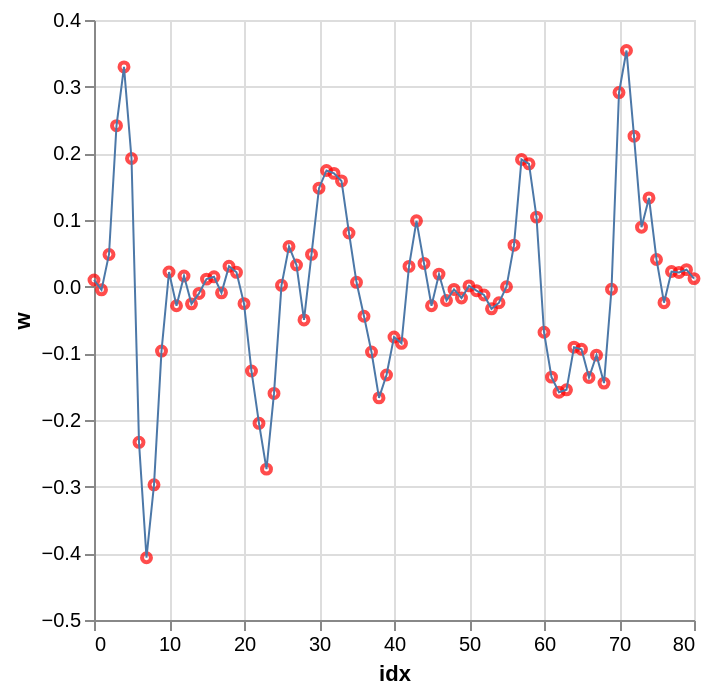

Here is the notebook cell this chart was saved with:
### Code cell
df_w = pd.DataFrame(
    {
        "idx": range(mcmc_samples["w"].shape[1]),
        "w": mcmc_samples["w"].mean(axis=0),
    }
)

points = alt.Chart(df_w).mark_point(size=20, color="red").encode(x="idx", y="w")
lines = alt.Chart(df_w).mark_line(size=1).encode(x="idx", y="w")

points + lines

### Figure 1 — Vega-Lite specification as saved in the notebook (floating-point values rounded to 4 significant figures)
{"config": {"view": {"continuousWidth": 300, "continuousHeight": 300}}, "layer": [{"mark": {"type": "point", "color": "red", "size": 20}, "encoding": {"x": {"field": "idx", "type": "quantitative"}, "y": {"field": "w", "type": "quantitative"}}}, {"mark": {"type": "line", "size": 1}, "encoding": {"x": {"field": "idx", "type": "quantitative"}, "y": {"field": "w", "type": "quantitative"}}}], "data": {"name": "data-e1670f2da7e49e8b5411b1b3d152c039"}, "$schema": "https://vega.github.io/schema/vega-lite/v6.1.0.json", "datasets": {"data-e1670f2da7e49e8b5411b1b3d152c039": [{"idx": 0, "w": 0.01002}, {"idx": 1, "w": -0.004755}, {"idx": 2, "w": 0.0483}, {"idx": 3, "w": 0.2415}, {"idx": 4, "w": 0.3296}, {"idx": 5, "w": 0.1923}, {"idx": 6, "w": -0.2335}, {"idx": 7, "w": -0.4066}, {"idx": 8, "w": -0.2972}, {"idx": 9, "w": -0.09664}, {"idx": 10, "w": 0.02199}, {"idx": 11, "w": -0.02861}, {"idx": 12, "w": 0.01603}, {"idx": 13, "w": -0.02581}, {"idx": 14, "w": -0.01012}, {"idx": 15, "w": 0.01133}, {"idx": 16, "w": 0.01478}, {"idx": 17, "w": -0.009273}, {"idx": 18, "w": 0.03059}, {"idx": 19, "w": 0.02152}, {"idx": 20, "w": -0.02548}, {"idx": 21, "w": -0.1265}, {"idx": 22, "w": -0.205}, {"idx": 23, "w": -0.2737}, {"idx": 24, "w": -0.1602}, {"idx": 25, "w": 0.001983}, {"idx": 26, "w": 0.06029}, {"idx": 27, "w": 0.03249}, {"idx": 28, "w": -0.04986}, {"idx": 29, "w": 0.04842}, {"idx": 30, "w": 0.1477}, {"idx": 31, "w": 0.1743}, {"idx": 32, "w": 0.1699}, {"idx": 33, "w": 0.1586}, {"idx": 34, "w": 0.08052}, {"idx": 35, "w": 0.006517}, {"idx": 36, "w": -0.04441}, {"idx": 37, "w": -0.09799}, {"idx": 38, "w": -0.1668}, {"idx": 39, "w": -0.1324}, {"idx": 40, "w": -0.07553}, {"idx": 41, "w": -0.08506}, {"idx": 42, "w": 0.0304}, {"idx": 43, "w": 0.09874}, {"idx": 44, "w": 0.03487}, {"idx": 45, "w": -0.02867}, {"idx": 46, "w": 0.01882}, {"idx": 47, "w": -0.02075}, {"idx": 48, "w": -0.00412}, {"idx": 49, "w": -0.01695}, {"idx": 50, "w": 0.001154}, {"idx": 51, "w": -0.005989}, {"idx": 52, "w": -0.01247}, {"idx": 53, "w": -0.03327}, {"idx": 54, "w": -0.02406}, {"idx": 55, "w": -0.0001518}, {"idx": 56, "w": 0.06225}, {"idx": 57, "w": 0.1907}, {"idx": 58, "w": 0.1843}, {"idx": 59, "w": 0.1043}, {"idx": 60, "w": -0.06831}, {"idx": 61, "w": -0.1357}, {"idx": 62, "w": -0.1584}, {"idx": 63, "w": -0.1547}, {"idx": 64, "w": -0.09079}, {"idx": 65, "w": -0.09388}, {"idx": 66, "w": -0.1363}, {"idx": 67, "w": -0.1027}, {"idx": 68, "w": -0.1447}, {"idx": 69, "w": -0.003883}, {"idx": 70, "w": 0.2912}, {"idx": 71, "w": 0.3542}, {"idx": 72, "w": 0.2258}, {"idx": 73, "w": 0.08922}, {"idx": 74, "w": 0.1332}, {"idx": 75, "w": 0.04081}, {"idx": 76, "w": -0.024}, {"idx": 77, "w": 0.02276}, {"idx": 78, "w": 0.02124}, {"idx": 79, "w": 0.02556}, {"idx": 80, "w": 0.01209}]}}
